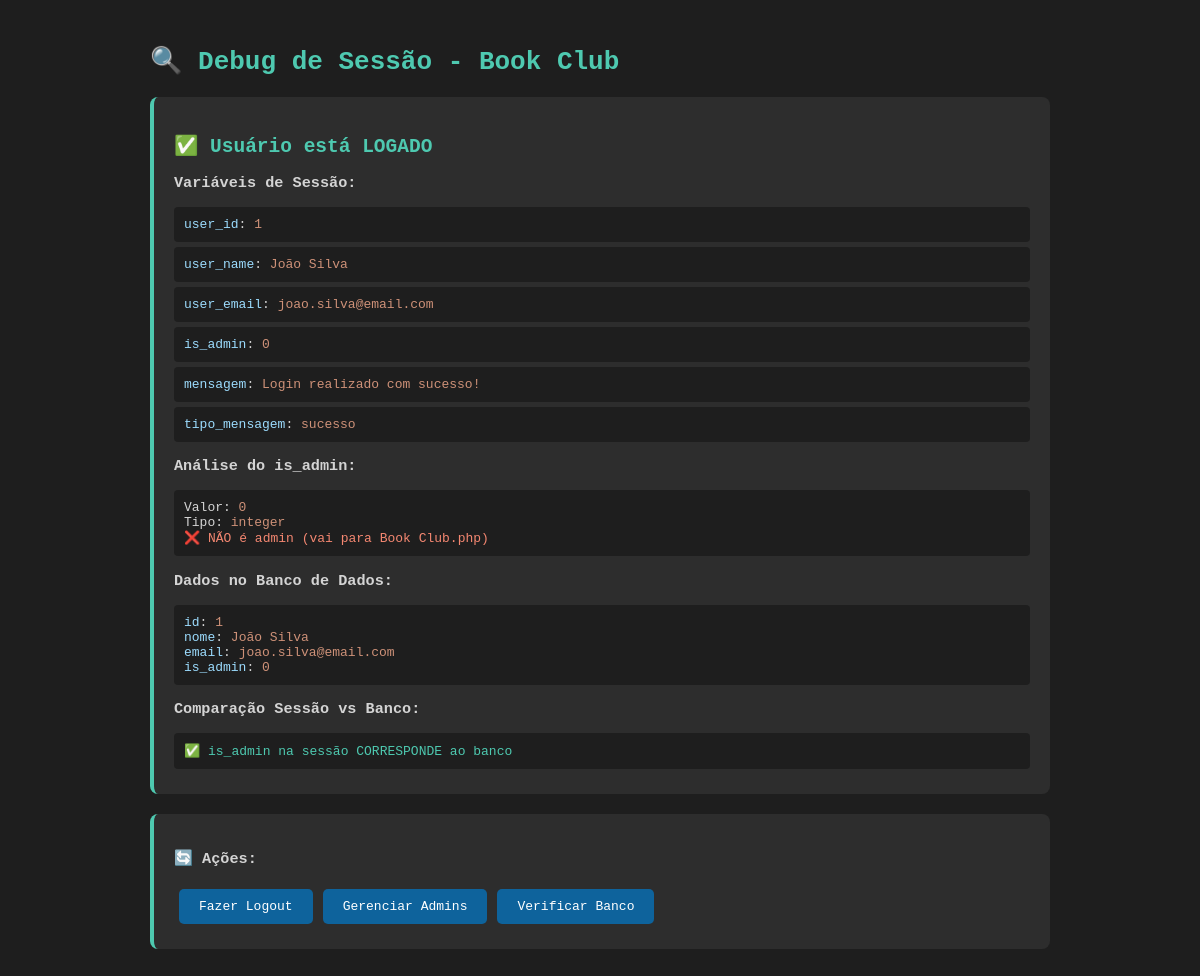
The app's page /admin/debug_session.php (signed in) with its own data.
### tables this page shows
CREATE TABLE IF NOT EXISTS users (
    id INT AUTO_INCREMENT PRIMARY KEY,
    nome VARCHAR(255) NOT NULL,
    email VARCHAR(255) UNIQUE NOT NULL,
    senha VARCHAR(255) NOT NULL,
    telefone VARCHAR(20),
    cpf VARCHAR(14),
    data_nascimento DATE,
    is_admin TINYINT(1) DEFAULT 0,
    created_at TIMESTAMP DEFAULT CURRENT_TIMESTAMP,
    updated_at TIMESTAMP DEFAULT CURRENT_TIMESTAMP ON UPDATE CURRENT_TIMESTAMP
);

### admin/debug_session.php (the view, shortened to what this page needs)
<?php
echo "<!DOCTYPE html>
<html>
<head>
    <meta charset='UTF-8'>
    <title>Debug de Sessão</title>
    <style>
        body { font-family: monospace; padding: 20px; background: #1e1e1e; color: #d4d4d4; }
        .container { max-width: 900px; margin: 0 auto; }
        h1 { color: #4ec9b0; }
        .info-box { background: #2d2d2d; padding: 20px; border-radius: 8px; margin: 20px 0; border-left: 4px solid #4ec9b0; }
        .session-var { background: #1e1e1e; padding: 10px; margin: 5px 0; border-radius: 4px; }
        .key { color: #9cdcfe; }
        .value { color: #ce9178; }
        .status-ok { color: #4ec9b0; }
        .status-error { color: #f48771; }
        .btn { display: inline-block; padding: 10px 20px; background: #0e639c; color: white; text-decoration: none; border-radius: 5px; margin: 5px; }
        .btn:hover { background: #1177bb; }
    </style>
</head>
<body>
    <div class='container'>
        <h1>🔍 Debug de Sessão - Book Club</h1>";
if (isset($_SESSION['user_id'])) {
    echo "<div class='info-box'>";
    echo "<h2 class='status-ok'>✅ Usuário está LOGADO</h2>";
    echo "<h3>Variáveis de Sessão:</h3>";
    foreach ($_SESSION as $key => $value) {
        echo "<div class='session-var'>";
        echo "<span class='key'>$key</span>: ";
        echo "<span class='value'>" . htmlspecialchars(print_r($value, true)) . "</span>";
        echo "</div>";
    }
    echo "<h3>Análise do is_admin:</h3>";
    $isAdmin = $_SESSION['is_admin'] ?? 'NÃO DEFINIDO';
    echo "<div class='session-var'>";
    echo "Valor: <span class='value'>$isAdmin</span><br>";
    echo "Tipo: <span class='value'>" . gettype($isAdmin) . "</span><br>";
    if ($isAdmin == 1) {
        echo "<span class='status-ok'>✅ É ADMIN (deveria ir para dashboard)</span>";
    } elseif ($isAdmin == 0 || $isAdmin === 0) {
        echo "<span class='status-error'>❌ NÃO é admin (vai para Book Club.php)</span>";
    } else {
        echo "<span class='status-error'>⚠️ Valor inválido ou não definido</span>";
    }
    echo "</div>";
    try {
        $pdo = new usePDO();
        $conn = $pdo->getInstance();
        $userId = $_SESSION['user_id'];
        $stmt = $conn->prepare("SELECT id, nome, email, is_admin FROM users WHERE id = ?");
        $stmt->execute([$userId]);
        $user = $stmt->fetch(PDO::FETCH_ASSOC);
        echo "<h3>Dados no Banco de Dados:</h3>";
        if ($user) {
            echo "<div class='session-var'>";
            foreach ($user as $key => $value) {
                echo "<span class='key'>$key</span>: <span class='value'>" . htmlspecialchars($value) . "</span><br>";
            }
            echo "</div>";
            echo "<h3>Comparação Sessão vs Banco:</h3>";
            echo "<div class='session-var'>";
            if (isset($_SESSION['is_admin']) && $_SESSION['is_admin'] == $user['is_admin']) {
                echo "<span class='status-ok'>✅ is_admin na sessão CORRESPONDE ao banco</span>";
            } else {
                echo "<span class='status-error'>❌ is_admin na sessão DIFERENTE do banco!</span><br>";
                echo "Sessão: " . ($_SESSION['is_admin'] ?? 'não definido') . " | Banco: " . $user['is_admin'];
                echo "<br><br><strong>Solução: Faça logout e login novamente para atualizar a sessão!</strong>";
            }
            echo "</div>";
        }
    } catch (Exception $e) {
        echo "<div class='session-var status-error'>Erro ao consultar banco: " . $e->getMessage() . "</div>";
    }
    echo "</div>";
    echo "<div class='info-box'>";
    echo "<h3>🔄 Ações:</h3>";
    echo "<a href='../controller/LogoutController.php' class='btn'>Fazer Logout</a>";
    echo "<a href='make_admin.php' class='btn'>Gerenciar Admins</a>";
    echo "<a href='check_database.php' class='btn'>Verificar Banco</a>";
    echo "</div>";
} else {
    echo "<div class='info-box'>";
    echo "<h2 class='status-error'>❌ Usuário NÃO está logado</h2>";
    echo "<p>Não há variáveis de sessão de usuário.</p>";
    echo "<a href='../view/login.php' class='btn'>Fazer Login</a>";
    echo "</div>";
}
echo "    </div>
</body>
</html>";
?>

### admin/debug_session.php (style rules this page uses)
body { font-family: monospace; padding: 20px; background: #1e1e1e; color: #d4d4d4; }
.container { max-width: 900px; margin: 0 auto; }
h1 { color: #4ec9b0; }
.info-box { background: #2d2d2d; padding: 20px; border-radius: 8px; margin: 20px 0; border-left: 4px solid #4ec9b0; }
.session-var { background: #1e1e1e; padding: 10px; margin: 5px 0; border-radius: 4px; }
.key { color: #9cdcfe; }
.value { color: #ce9178; }
.status-ok { color: #4ec9b0; }
.status-error { color: #f48771; }
.btn { display: inline-block; padding: 10px 20px; background: #0e639c; color: white; text-decoration: none; border-radius: 5px; margin: 5px; }

### records on screen
users: id "1", nome "João Silva", email "joao.silva@email.com", is_admin "0"

### other values on screen
$key "user_id"
print_r($value, true) "1"
$key "user_name"
print_r($value, true) "João Silva"
$key "user_email"
print_r($value, true) "joao.silva@email.com"
$key "is_admin"
print_r($value, true) "0"
$key "mensagem"
print_r($value, true) "Login realizado com sucesso!"
$key "tipo_mensagem"
print_r($value, true) "sucesso"
$isAdmin "0"
gettype($isAdmin) "integer"
$key "id"
